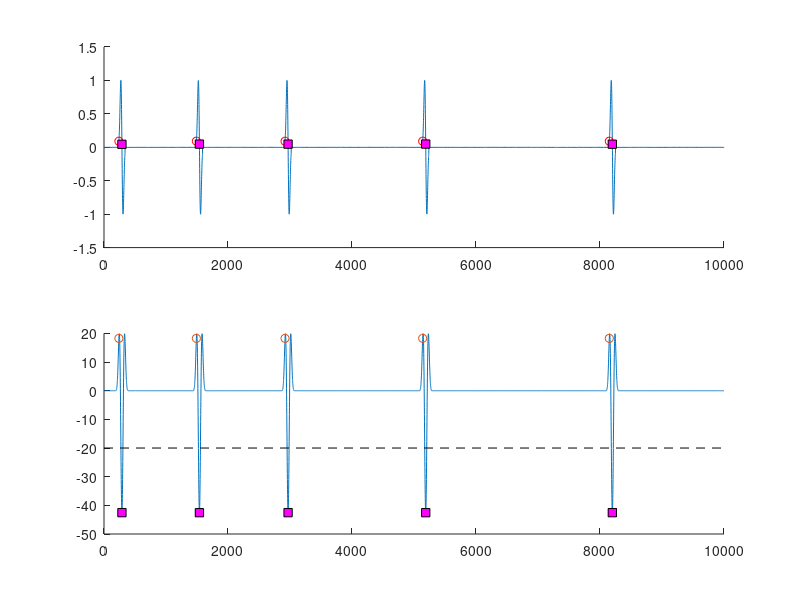

MATLAB code to generate this figure:

%% simulate data 

% total number of time points
N = 10000;



% create event (derivative of Gaussian) Event will be similar to the echo
k = 100; % duration of event in time points
event = diff(exp( -linspace(-2,2,k+1).^2 ));
event = event./max(event); % normalize to max=1

% event onset times
Nevents = 5;
onsettimes = randperm(N/10-k); % randomly placed points into signal noise
onsettimes = onsettimes(1:Nevents)*10;

% put event into data
data = zeros(1,N); %Creating events int signal 
for ei=1:Nevents
    data(onsettimes(ei):onsettimes(ei)+k-1) = event;
end

% add noise
data = data + 0.001*randn(size(data));



% plot data
figure(1), clf
subplot(211), hold on
plot(data)
plot(onsettimes,data(onsettimes),'ro')

%% convolve with event (as template)

% convolution
convres = conv(data,event,'same');


% plot the convolution result and ground-truth event onsets
subplot(212), hold on
plot(convres)
plot(onsettimes,convres(onsettimes),'o')

%% find a threshold

% histogram of all data values
%figure(2), clf
%hist(convres,N/20)

% pick a threshold based on histogram and visual inspection
thresh = -20;

% plot the threshold
figure(1)
subplot(212)
plot(get(gca,'xlim'),[1 1]*thresh,'k--')


% find local minima
thresh_ts = convres;
thresh_ts(thresh_ts>thresh) = 0;

% let's see what it looks like...
%%figure(2), clf
%plot(thresh_ts,'s-')

% find local minima
localmin = find(diff(sign(diff( thresh_ts )))>0)+1;


% plot local minima on top of the plot
figure(1)
% original data
subplot(211), plot(localmin,data(localmin),'ks','markerfacecolor','m')

% convolution result
subplot(212), plot(localmin,convres(localmin),'ks','markerfacecolor','m')



%% done.
